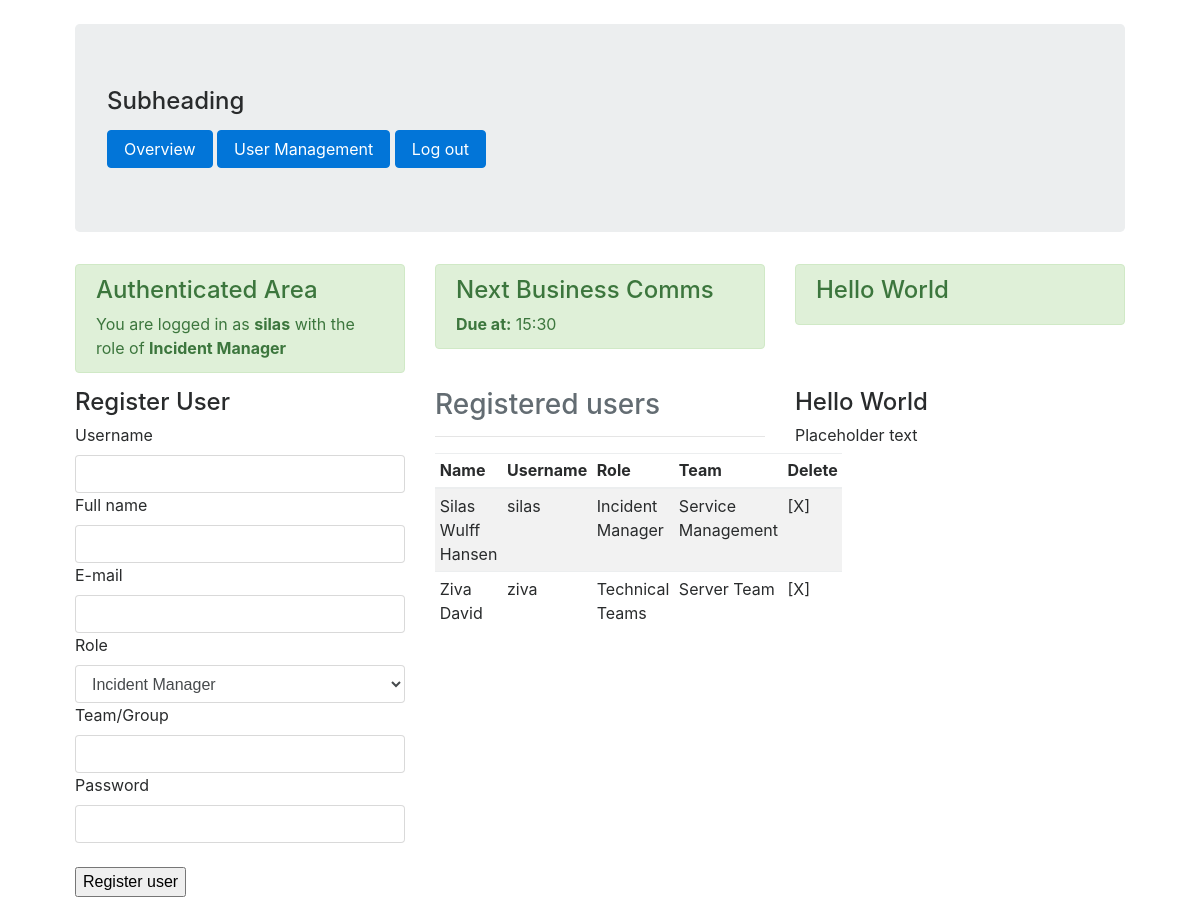
The app's page /usermanagement (signed in), older data.
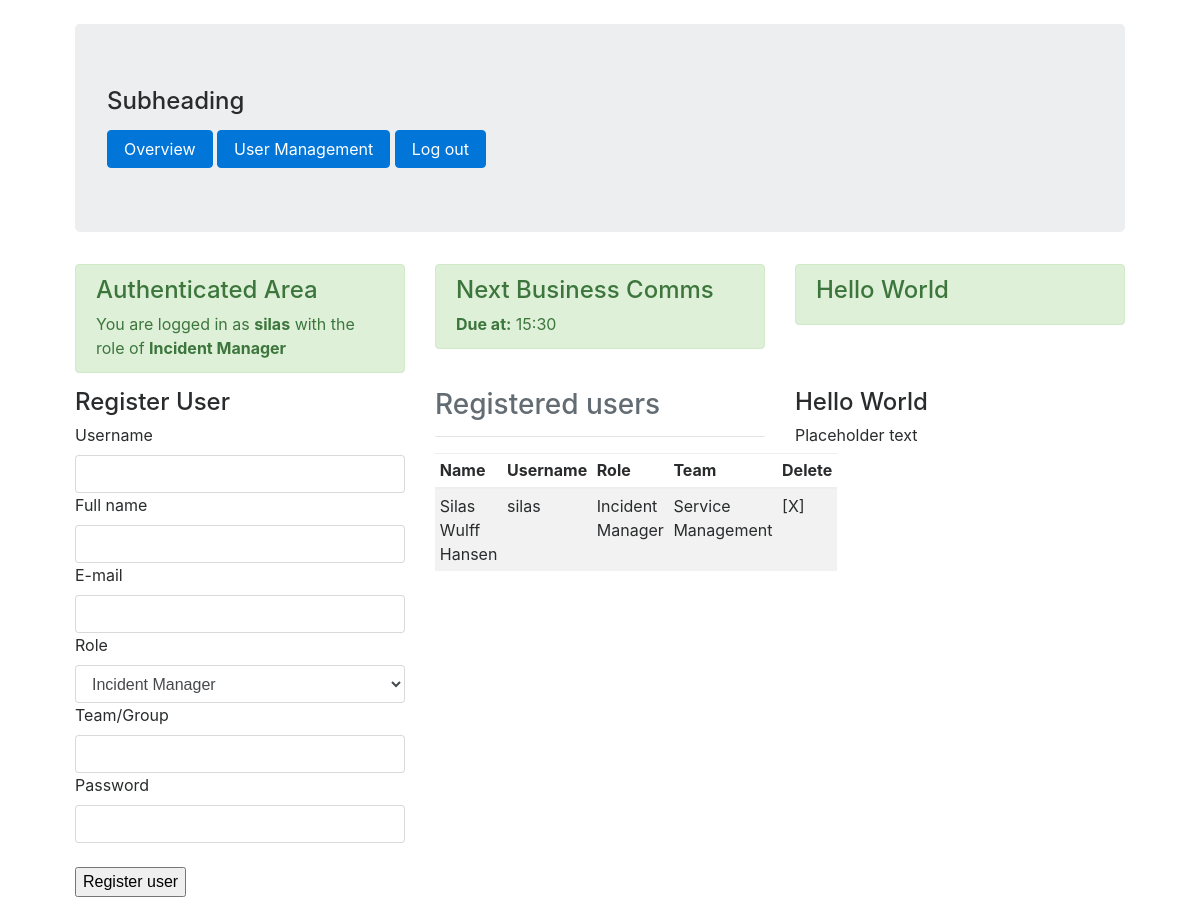
The same page, newer data.
### models.py (models this page shows, shortened)
class User(UserMixin, db.Model):
    id = db.Column(db.Integer, primary_key=True)
    username = db.Column(db.String(32), index=True, unique=True)
    name = db.Column(db.String(32), index=True)
    email = db.Column(db.String(64), index=True, unique=True)
    role = db.Column(db.String(64), index=True)
    team = db.Column(db.String(64), index=True)
    password_hash = db.Column(db.String(64))

### simaritan/routes.py (the view, shortened to what this page needs)
@app.route('/usermanagement', methods=['GET', 'POST'])
@login_required
def userManagement():
    users = User.query.all()
    regf = UserReg()
    return render_template('userManagement.html', users=users, regf=regf)

### simaritan/forms.py
class UserReg(FlaskForm):
    uname = StringField('Username', validators=[DataRequired()])
    full_name = StringField('Full name', validators=[DataRequired()])
    email = StringField('E-mail', validators=[DataRequired()])
    role = SelectField('Role', choices=['Incident Manager', 'Stakeholder', 'Technical Teams'])
    team = StringField('Team/Group', validators=[DataRequired()])
    password = StringField('Password', validators=[DataRequired()])
    submit = SubmitField('Register user')

### models.py (called while the page is built)
@login.user_loader
def load_user(id):
    return User.query.get(int(id))

### simaritan/templates/userManagement.html (shortened to what this page needs)
{% extends "base.html" %}
{% block body %}
		<div class="row">
			<div class="col-md-12">
				<div class="row">
					{% include "components/authenticated_header.html" %}
				</div>
				<div class="row">
					<div class="col-md-4">
						{% include "forms/registerUserForm.html" %}
					</div>
					<div class="col-md-4">
						<h3 class="text-left text-muted">
							Registered users
						</h3>
						<hr />
							<table class="table table-striped table-hover table-sm">
								<thead>
									<tr>
										<th>
											Name
										</th>
										<th>
											Username
										</th>
										<th>
											Role
										</th>
										<th>
											Team
										</th>
										<th>
											Delete
										</th>
									</tr>
								</thead>
								<tbody>
									{% for user in users %}
									<tr class="table">
										<td>
											{{ user.name }}
										</td>
										<td>
											{{ user.username }}
										</td>
										<td>
											{{ user.role }}
										</td>
										<td>
											{{ user.team }}
										</td>
										<td>
											<form method="post" action="update/deleteuser">
												<a onclick="this.parentNode.submit();">[X]</a>
											</form>
										</td>
									</tr>
									{% endfor %}
								</tbody>
							</table>
					</div>
					<div class="col-md-4">
						<h4>Hello World</h4>
							<p>Placeholder text</p>
					</div>
				</div>
			</div>
		</div>
	</div>
{% endblock %}

### simaritan/templates/base.html (shortened to what this page needs)
<!DOCTYPE html>
<html lang="en">
  <head>
	<link rel="stylesheet" href="{{ url_for('static', filename='css/bootstrap.min.css') }}">
    <link rel="stylesheet" href="{{ url_for('static', filename='css/style.css') }}">
  </head>
  <body>
	<div class="container-fluid">
		<div class="row">
			<div class="col-md-12">
                <header>
                    <div class="jumbotron">
                        <h4 class="mb-3">Subheading</h4>
                        {% if current_user.is_authenticated %}
                        <a class="btn btn-primary" href="{{ url_for('overview') }}" role="button">Overview</a>
                        <a class="btn btn-primary" href="{{ url_for('userManagement') }}" role="button">User Management</a>
                        <a class="btn btn-primary" href="{{ url_for('logout') }}" role="button">Log out</a>
                        {% endif %}
                    </div>
                </header>
            </div>
		</div>
  {% block body %}{% endblock %}
  </body>
</html>

### simaritan/templates/components/authenticated_header.html
<div class="col-md-4">
	<div class="alert alert-success alert-dismissable">
		<h4>
			Authenticated Area
		</h4> You are logged in as <strong>{{ current_user.username }}</strong> with the role of <strong>{{ current_user.role }}</strong>
	</div>
</div>
<div class="col-md-4">
	<div class="alert alert-success alert-dismissable">
		<h4>
			Next Business Comms
		</h4> <strong>Due at:</strong> 15:30
	</div>
</div>
<div class="col-md-4">
	<div class="alert alert-success alert-dismissable">
		<h4>Hello World</h4>
	</div>
</div>

### simaritan/templates/forms/registerUserForm.html (shortened to what this page needs)
<h4>
	Register User
</h4>
<form class="form-signin" action="" method="post">
		{{ regf.uname.label() }}
		{{ regf.uname(class="form-control") }}
		{{ regf.full_name.label() }}
		{{ regf.full_name(class="form-control") }}
		{{ regf.email.label() }}
		{{ regf.email(class="form-control") }}
		{{ regf.role.label() }}
		{{ regf.role(class="form-control") }}
		{{ regf.team.label() }}
		{{ regf.team(class="form-control") }}
		{{ regf.password.label() }}
		{{ regf.password(class="form-control") }}
	<br />
		{{ regf.submit }}
</form>

Row changes from the older to the newer data that the page shows:
removed User: name "Ziva David", username "ziva", role "Technical Teams", team "Server Team"
